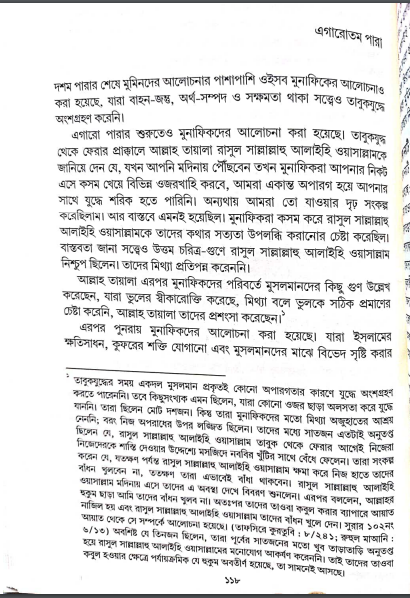
#> input picture FileConversion/Scrum4.png, 410 x 598 px
$ python ImageToText.py
#> lines starting #> are read from the running program, lines starting #| are printed output that depends on the picture
import pytesseract
from PIL import Image, ImageEnhance, ImageFilter

im = Image.open("Scrum4.png") # the second one
#> im is the input picture: PIL image 410x598 RGBA; mean R, G, B, A 227.9, 227.9, 227.7, 255
im = im.filter(ImageFilter.MedianFilter())
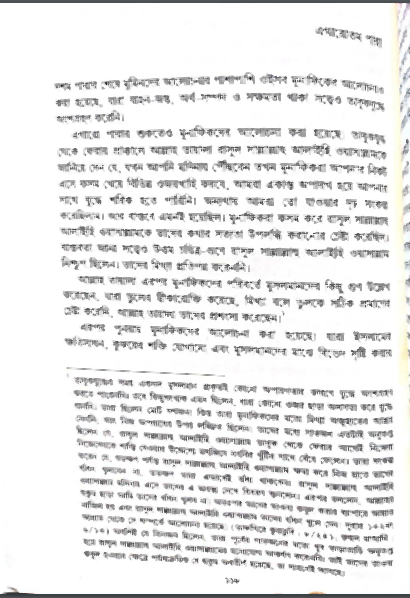
#> im: PIL image 410x598 RGBA; mean R, G, B, A 233.5, 233.4, 233.2, 255
enhancer = ImageEnhance.Contrast(im)
im = enhancer.enhance(2)
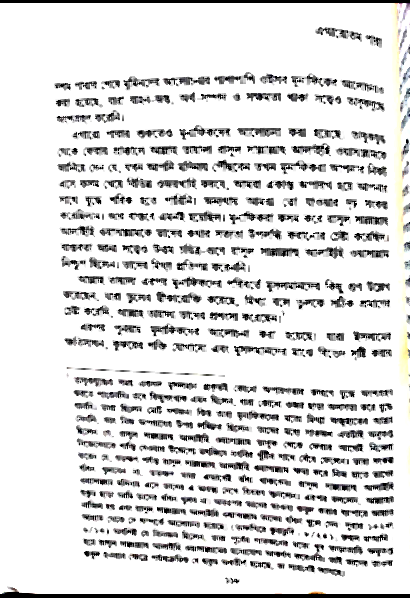
#> im: PIL image 410x598 RGBA; mean R, G, B, A 220.4, 220.3, 220.1, 255
im = im.convert('1')
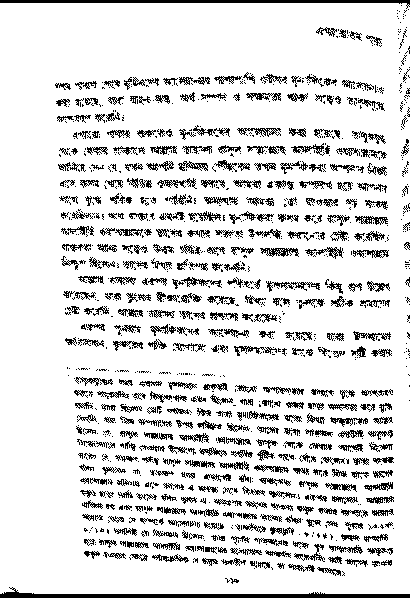
#> im: PIL image 410x598 1; 86.5% white; black in thin lines or dots
im.save('temp2.png')
pytesseract.pytesseract.tesseract_cmd = 'C:/Program Files (x86)/Tesseract-OCR/tesseract'
print('ok')
#> (the run stopped early here; a loop or call above may not have finished)
